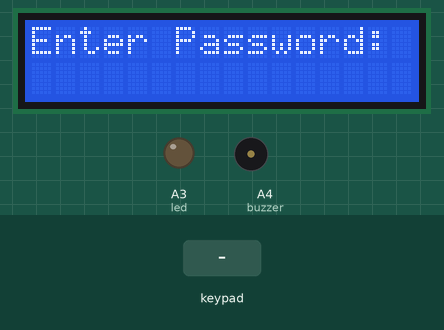
This sketch was run on a simulated Arduino Uno, built with avr-gcc and run on an emulated ATmega328P. Parts: 16×2 character LCD, output pins drawn as LEDs (lit = HIGH), buzzer (waves = sounding, pin HIGH). Inputs (shaded band) come from the test bench. EEPROM starts erased; pins used as bus, display or sensor lines are not drawn.

Above: at 3.2 s.
3.3 s: keypad keys 1 3 9 7 # pressed 0.4 s apart
At 5.5 s:
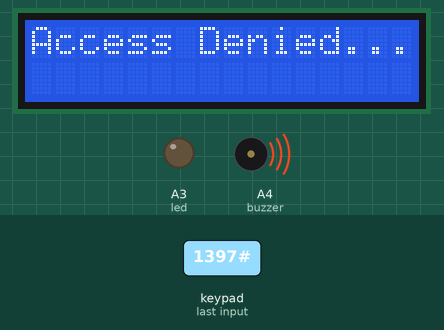
6.8 s: key '1' pressed
At 7.8 s:
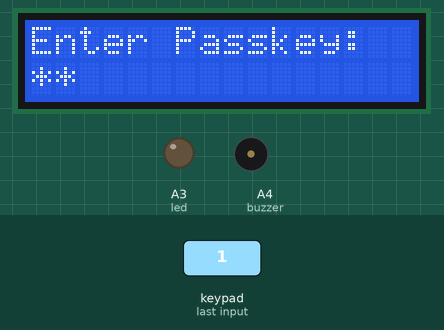
8.4 s: keypad keys 1 2 3 4 pressed 0.4 s apart
At 8.61 s:
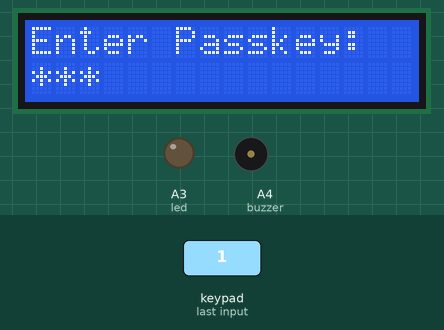
11.5 s: key '2' pressed
At 12.7 s:
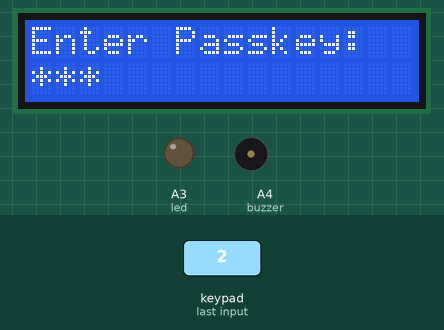
13.0 s: key '3' pressed
At 15.8 s:
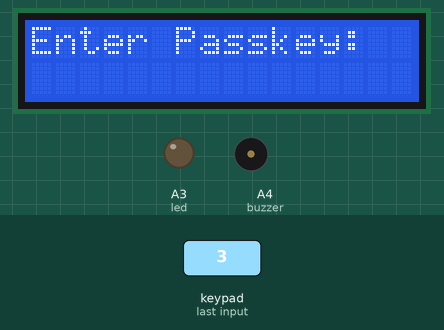
16.0 s: keypad keys 1 2 3 4 # pressed 0.4 s apart
At 18.5 s:
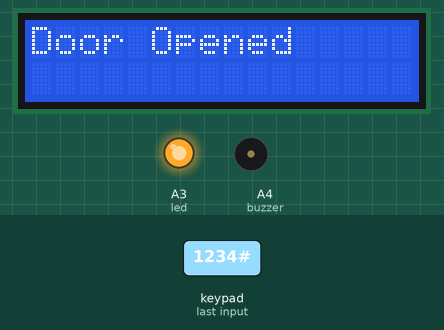
Timing chart, 0 to 22.9 s (numbered marks = the images above; inputs shaded):
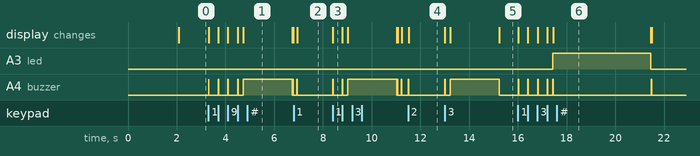

The sketch:

Test.ino
```cpp
 #include <Keypad.h>
 #include<LiquidCrystal.h>
 #include<EEPROM.h>
 #define led A3
 #define buzzer A4
 LiquidCrystal lcd(13,12,11,10,9,8);
 char password[4];
 char pass[4],pass1[4];
 int i=0;
 char customKey=0;
 const byte ROWS = 4; //four rows
 const byte COLS = 4; //four columns
 char hexaKeys[ROWS][COLS] = {
  {'1','2','3'},
  {'4','5','6'},
  {'7','8','9'},
  {'*','0','#'}
 };
 byte rowPins[ROWS] = {1,2,3,4}; //connect to the row pinouts of the keypad
 byte colPins[COLS] = {5,6,7}; //connect to the column pinouts of the keypad
 //initialize an instance of class NewKeypad
 Keypad customKeypad = Keypad( makeKeymap(hexaKeys), rowPins, colPins, ROWS, COLS);
 void setup()
 {
  lcd.begin(16,2);
  pinMode(led, OUTPUT);
  pinMode(buzzer, OUTPUT);
  pinMode(1, OUTPUT);
  //  pinMode(m12, OUTPUT);
  lcd.print(" DOOR LOCK");
  lcd.setCursor(0,1);
  lcd.print(" --Project-- ");
  delay(2000);
  lcd.clear();
  lcd.print("Enter Password:");
  lcd.setCursor(0,1);
  for(int j=0;j<4;j++)
  EEPROM.write(j, j+49);
  for(int j=0;j<4;j++)
  pass[j]=EEPROM.read(j);
 }
 void loop()
 {
  customKey = customKeypad.getKey();

  if (customKey)
  {
    password[i++]=customKey;
    lcd.print('*');
    beep();
  }
  if(i==4)
  {
   delay(200);
   for(int j=0;j<4;j++)
   pass[j]=EEPROM.read(j);
   if(!(strncmp(password, pass,4)))
   {
     digitalWrite(1, HIGH
     );
    digitalWrite(led, HIGH);
    beep();
    lcd.clear();
    lcd.print("Door Opened");
    delay(2000);
    lcd.setCursor(0,1);
    //lcd.print("#.Change Passkey");
    delay(2000);
    lcd.clear();
    lcd.print("Enter Passkey:");
    lcd.setCursor(0,1);
    i=0;
    digitalWrite(led, LOW);
     digitalWrite(1, LOW);
   }
   else
   {
    digitalWrite(buzzer, HIGH);
    lcd.clear();
    lcd.print("Access Denied...");
    lcd.setCursor(0,1);
    //lcd.print("#.Change Passkey");
    delay(2000);
    lcd.clear();
    lcd.print("Enter Passkey:");
    lcd.setCursor(0,1);
    i=0;
    digitalWrite(buzzer, LOW);
   }
  }
 }

 void beep()
 {
  digitalWrite(buzzer, HIGH);
  delay(20);
  digitalWrite(buzzer, LOW);
 }
```

Measured:
- after the input at 3.3 s, A4 (buzzer): goes 3 × (HIGH 0.02 s, LOW 0.38 s), HIGH 0.02 s, LOW 0.20 s, HIGH 2.0 s, LOW 0.02 s, HIGH 0.02 s, then LOW, starting at once; the display: first changes at once (image 1 shows a later state)
- after the input at 6.8 s, A4 (buzzer): LOW → HIGH after 0.12 s, → LOW 0.02 s later; the display: changes after 0.15 s (image 2)
- after the input at 8.4 s, the display: changes at once (image 3)
- after the input at 11.5 s, A4 (buzzer): LOW → HIGH at once, → LOW 0.02 s later; the display: changes at once (image 4)
- after the input at 13.0 s, A4 (buzzer): LOW → HIGH at once, → LOW 0.02 s later, → HIGH 0.20 s later, → LOW 2.0 s later; the display: first changes at once (image 5 shows a later state)
- after the input at 16.0 s, A3 (led): LOW → HIGH after 1.4 s, → LOW 4.0 s later; A4 (buzzer): goes 3 × (HIGH 0.02 s, LOW 0.37 s), HIGH 0.02 s, LOW 0.20 s, HIGH 0.02 s, LOW 4.0 s, HIGH 0.02 s, then LOW, starting at once; the display: first changes at once (image 6 shows a later state)
